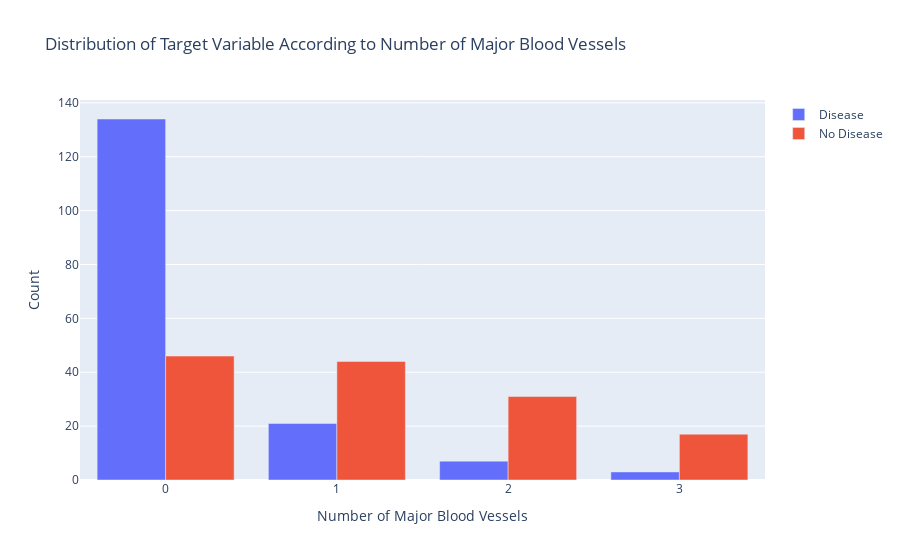

Here is the notebook cell this chart was saved with:
### Markdown cell above
Fasting blood sugar (fbs) is a diabetes indicator with fbs >120 mg/d is considered diabetic (True). Here, we see that the number for class true, is lower compared to class false. However, if we look closely, there are higher number of heart disease patient without diabetes. This provide an indication that fbs might not be a strong feature differentiating between heart disease an non-disease patient.

### Code cell
ca=['0','1','2','3']
y1=df.loc[df['target']==0].ca.value_counts()
y2=df.loc[df['target']==1].ca.value_counts()

fig = go.Figure(data=[
    go.Bar(name='Disease', x=ca, y=y2),
    go.Bar(name='No Disease', x=ca, y=y1)
])
fig.update_layout(barmode='group')
fig.update_xaxes(title_text='Number of Major Blood Vessels')
fig.update_yaxes(title_text='Count')
fig.update_layout(title_text='Distribution of Target Variable According to Number of Major Blood Vessels')

fig.show()

### Figure 1 — Plotly figure (JSON) as saved in the notebook; plotly's stock layout.template omitted (floating-point values rounded to 4 significant figures)
{"data": [{"name": "Disease", "type": "bar", "x": ["0", "1", "2", "3"], "y": [134, 21, 7, 3]}, {"name": "No Disease", "type": "bar", "x": ["0", "1", "2", "3"], "y": [46, 44, 31, 17]}], "layout": {"barmode": "group", "title": {"text": "Distribution of Target Variable According to Number of Major Blood Vessels"}, "xaxis": {"title": {"text": "Number of Major Blood Vessels"}}, "yaxis": {"title": {"text": "Count"}}}}
